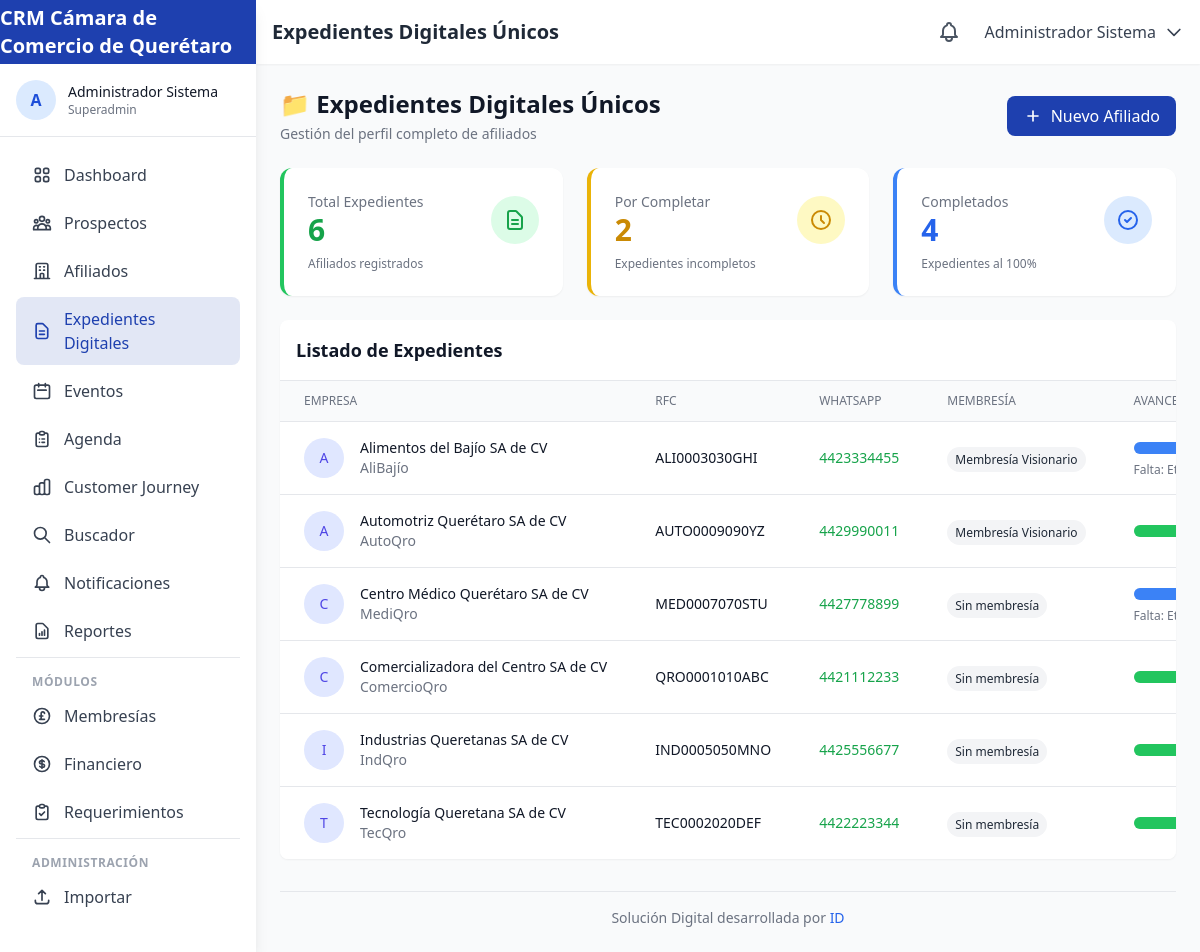
Page /expedientes (signed in) on the committed database.
### tables this page shows
CREATE TABLE IF NOT EXISTS `affiliations` (
    `id` INT UNSIGNED AUTO_INCREMENT PRIMARY KEY,
    `contact_id` INT UNSIGNED NOT NULL,
    `membership_type_id` INT UNSIGNED NOT NULL,
    `affiliate_user_id` INT UNSIGNED COMMENT 'Usuario afiliador que realizó la venta',
    `affiliation_date` DATE NOT NULL,
    `expiration_date` DATE NOT NULL,
    `status` ENUM('active', 'expired', 'cancelled', 'pending_payment') DEFAULT 'active',
    `payment_status` ENUM('paid', 'pending', 'partial') DEFAULT 'pending',
    `amount` DECIMAL(10,2) NOT NULL,
    `payment_method` VARCHAR(50),
    `payment_reference` VARCHAR(100),
    `invoice_number` VARCHAR(50),
    `invoice_status` ENUM('invoiced', 'pending', 'not_required') DEFAULT 'pending',
    `notes` TEXT,
    `created_at` TIMESTAMP DEFAULT CURRENT_TIMESTAMP,
    `updated_at` TIMESTAMP DEFAULT CURRENT_TIMESTAMP ON UPDATE CURRENT_TIMESTAMP,
    FOREIGN KEY (`contact_id`) REFERENCES `contacts`(`id`) ON DELETE CASCADE,
    FOREIGN KEY (`membership_type_id`) REFERENCES `membership_types`(`id`),
    FOREIGN KEY (`affiliate_user_id`) REFERENCES `users`(`id`) ON DELETE SET NULL,
    INDEX `idx_expiration` (`expiration_date`),
    INDEX `idx_status` (`status`)
);

CREATE TABLE IF NOT EXISTS `contacts` (
    `id` INT UNSIGNED AUTO_INCREMENT PRIMARY KEY,
    `rfc` VARCHAR(13) UNIQUE,
    `whatsapp` VARCHAR(20),
    `contact_type` ENUM('afiliado', 'exafiliado', 'prospecto', 'nuevo_usuario', 'funcionario', 'publico_general', 'consejero_propietario', 'consejero_invitado', 'mesa_directiva') DEFAULT 'nuevo_usuario',
    `business_name` VARCHAR(255),
    `commercial_name` VARCHAR(255),
    `owner_name` VARCHAR(255),
    `legal_representative` VARCHAR(255),
    `corporate_email` VARCHAR(255),
    `phone` VARCHAR(20),
    `industry` VARCHAR(100),
    `niza_classification` VARCHAR(10),
    `products_sells` JSON COMMENT '4 principales productos que vende',
    `products_buys` JSON COMMENT '2 principales productos que compra',
    `discount_percentage` DECIMAL(5,2) DEFAULT 0,
    `commercial_address` TEXT,
    `fiscal_address` TEXT,
    `city` VARCHAR(100),
    `state` VARCHAR(100) DEFAULT 'Querétaro',
    `postal_code` VARCHAR(10),
    `google_maps_url` VARCHAR(500),
    `website` VARCHAR(255),
    `facebook` VARCHAR(255),
    `instagram` VARCHAR(255),
    `linkedin` VARCHAR(255),
    `twitter` VARCHAR(255),
    `whatsapp_sales` VARCHAR(20),
    `whatsapp_purchases` VARCHAR(20),
    `whatsapp_admin` VARCHAR(20),
    `profile_completion` TINYINT UNSIGNED DEFAULT 0 COMMENT 'Porcentaje de completitud 0-100',
    `completion_stage` ENUM('A', 'B', 'C') DEFAULT 'A',
    `assigned_affiliate_id` INT UNSIGNED COMMENT 'Afiliador asignado',
    `source_channel` ENUM('chatbot', 'alta_directa', 'evento_gratuito', 'evento_pagado', 'buscador', 'jefatura_comercial') DEFAULT 'alta_directa',
    `notes` TEXT,
    `is_validated` TINYINT(1) DEFAULT 0 COMMENT 'Para consejeros y mesa directiva',
    `validated_by` INT UNSIGNED,
    `created_at` TIMESTAMP DEFAULT CURRENT_TIMESTAMP,
    `updated_at` TIMESTAMP DEFAULT CURRENT_TIMESTAMP ON UPDATE CURRENT_TIMESTAMP,
    FOREIGN KEY (`assigned_affiliate_id`) REFERENCES `users`(`id`) ON DELETE SET NULL,
    FOREIGN KEY (`validated_by`) REFERENCES `users`(`id`) ON DELETE SET NULL,
    INDEX `idx_contact_type` (`contact_type`),
    INDEX `idx_rfc` (`rfc`),
    INDEX `idx_whatsapp` (`whatsapp`)
);

CREATE TABLE IF NOT EXISTS `membership_types` (
    `id` INT UNSIGNED AUTO_INCREMENT PRIMARY KEY,
    `name` VARCHAR(100) NOT NULL,
    `code` VARCHAR(20) NOT NULL UNIQUE,
    `price` DECIMAL(10,2) NOT NULL,
    `duration_days` INT DEFAULT 360,
    `benefits` JSON,
    `is_active` TINYINT(1) DEFAULT 1,
    `created_at` TIMESTAMP DEFAULT CURRENT_TIMESTAMP
);

### app/views/expedientes/index.php (the view, shortened to what the rows shown need)
<div class="space-y-6">
    <div class="flex flex-col sm:flex-row sm:items-center sm:justify-between">
        <div>
            <h2 class="text-2xl font-bold text-gray-900">📁 Expedientes Digitales Únicos</h2>
        </div>
    </div>
    <div class="bg-white rounded-lg shadow-sm overflow-hidden">
        <div class="overflow-x-auto">
            <table class="min-w-full divide-y divide-gray-200">
                <thead class="bg-gray-50">
                    <tr>
                        <th class="px-6 py-3 text-left text-xs font-medium text-gray-500 uppercase">Empresa</th>
                        <th class="px-6 py-3 text-left text-xs font-medium text-gray-500 uppercase">RFC</th>
                        <th class="px-6 py-3 text-left text-xs font-medium text-gray-500 uppercase">WhatsApp</th>
                        <th class="px-6 py-3 text-left text-xs font-medium text-gray-500 uppercase">Membresía</th>
                        <th class="px-6 py-3 text-left text-xs font-medium text-gray-500 uppercase">Avance Expediente</th>
                    </tr>
                </thead>
                <tbody class="bg-white divide-y divide-gray-200">
                    <?php if (empty($affiliates)): ?>
                    <tr>
                        <td colspan="6" class="px-6 py-12 text-center text-gray-500">
                            No hay expedientes registrados
                        </td>
                    </tr>
                    <?php else: ?>
                    <?php foreach ($affiliates as $affiliate):
                        $completion = $affiliate['profile_completion'] ?? 0;
                        $progressColor = $completion < 25 ? 'bg-red-500' : ($completion < 60 ? 'bg-yellow-500' : ($completion < 100 ? 'bg-blue-500' : 'bg-green-500'));
                    ?>
                    <tr class="hover:bg-gray-50">
                        <td class="px-6 py-4 whitespace-nowrap">
                            <div class="flex items-center">
                                <div class="flex-shrink-0 h-10 w-10 bg-indigo-100 rounded-full flex items-center justify-center">
                                    <span class="text-indigo-600 font-medium text-sm">
                                        <?php echo mb_substr($affiliate['business_name'] ?? 'E', 0, 1, 'UTF-8'); ?>
                                    </span>
                                </div>
                                <div class="ml-4">
                                    <div class="text-sm font-medium text-gray-900">
                                        <?php echo htmlspecialchars($affiliate['business_name'] ?? ''); ?>
                                    </div>
                                    <div class="text-sm text-gray-500">
                                        <?php echo htmlspecialchars($affiliate['commercial_name'] ?? ''); ?>
                                    </div>
                                </div>
                            </div>
                        </td>
                        <td class="px-6 py-4 whitespace-nowrap text-sm text-gray-900">
                            <?php echo htmlspecialchars($affiliate['rfc'] ?? '-'); ?>
                        </td>
                        <td class="px-6 py-4 whitespace-nowrap text-sm">
                            <?php
                            $affiliateWhatsapp = preg_replace('/[^0-9]/', '', $affiliate['whatsapp'] ?? '');
                            if (!empty($affiliateWhatsapp) && strlen($affiliateWhatsapp) === 10):
                            ?>
                            <a href="https://wa.me/52<?php echo htmlspecialchars($affiliateWhatsapp); ?>" target="_blank" class="text-green-600 hover:underline">
                                <?php echo htmlspecialchars($affiliate['whatsapp']); ?>
                            </a>
                            <?php elseif (!empty($affiliate['whatsapp'])): ?>
                            <span class="text-gray-900"><?php echo htmlspecialchars($affiliate['whatsapp']); ?></span>
                            <?php else: ?>
                            <span class="text-gray-500">-</span>
                            <?php endif; ?>
                        </td>
                        <td class="px-6 py-4 whitespace-nowrap">
                            <span class="px-2 py-1 text-xs font-medium rounded-full
                                <?php echo ($affiliate['membership_code'] ?? '') === 'PATROCINADOR' ? 'bg-purple-100 text-purple-800' :
                                          (($affiliate['membership_code'] ?? '') === 'PREMIER' ? 'bg-blue-100 text-blue-800' :
                                          'bg-gray-100 text-gray-800'); ?>">
                                <?php echo htmlspecialchars($affiliate['membership_name'] ?? 'Sin membresía'); ?>
                            </span>
                        </td>
                        <td class="px-6 py-4 whitespace-nowrap">
                            <div class="flex items-center">
                                <div class="w-24 bg-gray-200 rounded-full h-3 mr-3">
                                    <div class="<?php echo $progressColor; ?> h-3 rounded-full transition-all duration-300" style="width: <?php echo $completion; ?>%"></div>
                                </div>
                            </div>
                            <?php if ($completion < 100): ?>
                            <p class="text-xs text-gray-500 mt-1">
                                <?php
                                if ($completion < 25) echo "Falta: Etapa 1, 2 y 3";
                                elseif ($completion < 60) echo "Falta: Etapa 2 y 3";
                                else echo "Falta: Etapa 3";
                                ?>
                            </p>
                            <?php endif; ?>
                        </td>
                    </tr>
                    <?php endforeach; ?>
                    <?php endif; ?>
                </tbody>
            </table>
        </div>
    </div>
</div>

### rows in the picture
affiliations: contact.business_name "A", contact.business_name "Alimentos del Bajío SA de CV", contact.commercial_name "AliBajío", contact.rfc "ALI0003030GHI", contact.whatsapp "4423334455", membership_type.name "Membresía Visionario", shows "Falta:…"
affiliations: contact.business_name "A", contact.business_name "Automotriz Querétaro SA de CV", contact.commercial_name "AutoQro", contact.rfc "AUTO0009090YZ", contact.whatsapp "4429990011", membership_type.name "Membresía Visionario"
affiliations: contact.business_name "C", contact.business_name "Centro Médico Querétaro SA de CV", contact.commercial_name "MediQro", contact.rfc "MED0007070STU", contact.whatsapp "4427778899", membership_name "Sin membresía", shows "Falta:…"
affiliations: contact.business_name "C", contact.business_name "Comercializadora del Centro SA de CV", contact.commercial_name "ComercioQro", contact.rfc "QRO0001010ABC", contact.whatsapp "4421112233", membership_name "Sin membresía"
affiliations: contact.business_name "I", contact.business_name "Industrias Queretanas SA de CV", contact.commercial_name "IndQro", contact.rfc "IND0005050MNO", contact.whatsapp "4425556677", membership_name "Sin membresía"
affiliations: contact.business_name "T", contact.business_name "Tecnología Queretana SA de CV", contact.commercial_name "TecQro", contact.rfc "TEC0002020DEF", contact.whatsapp "4422223344", membership_name "Sin membresía"

### other values in the picture
$siteName "CRM Cámara de Comercio de Querétaro"
mb_substr($_SESSION['user_name'] ?? 'U', 0, 1, 'UTF-8') "A"
$_SESSION['user_name'] "Administrador Sistema"
$_SESSION['user_role'] "Superadmin"
$pageTitle "Expedientes Digitales Únicos"
$totalAffiliates "6"
$incompleteExpedientes "2"
$totalAffiliates - $incompleteExpedientes "4"
